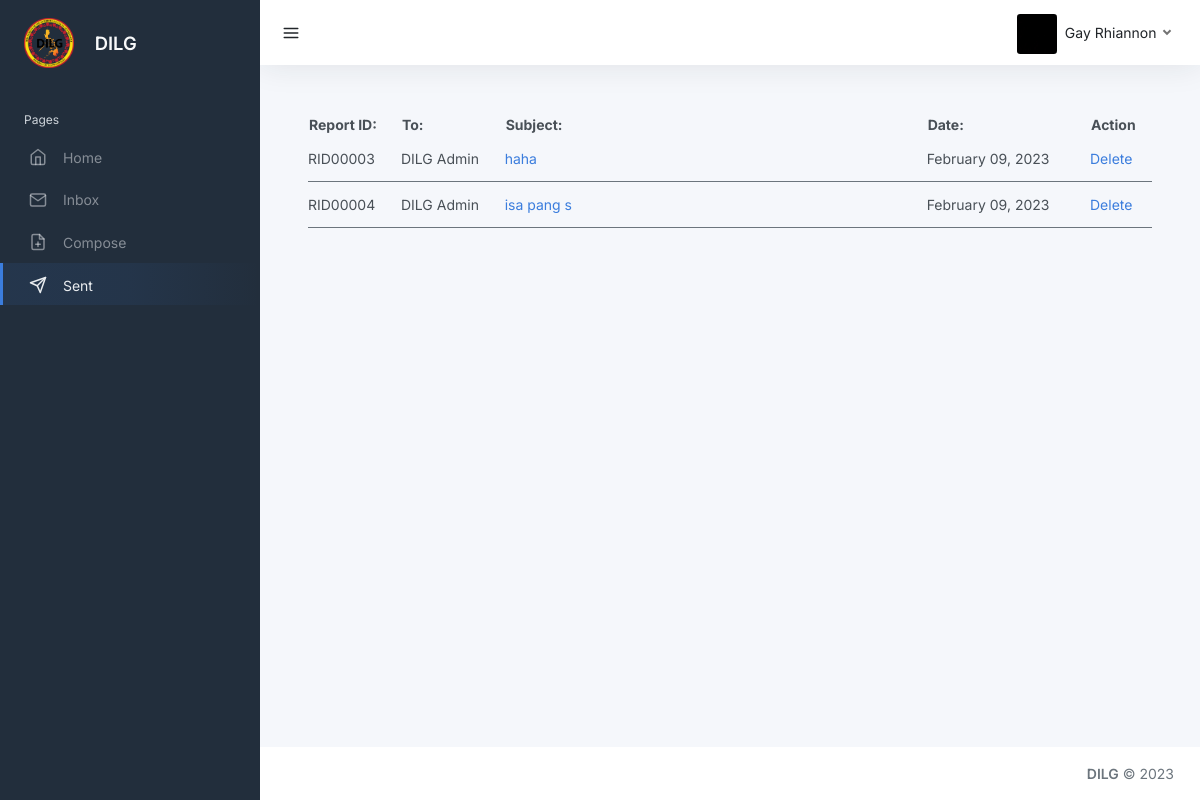
The app's page /users/sent-reports.php (signed in) with its own data.
### tables this page shows
CREATE TABLE `users` (
  `id` int(11) NOT NULL,
  `user_type` int(50) NOT NULL,
  `email` varchar(50) NOT NULL,
  `email_status` int(11) NOT NULL,
  `password` varchar(255) NOT NULL,
  `first_name` varchar(50) NOT NULL,
  `middle_name` varchar(50) NOT NULL,
  `last_name` varchar(50) NOT NULL,
  `date_of_birth` date NOT NULL,
  `barangay` varchar(50) NOT NULL,
  `v_token` varchar(255) NOT NULL,
  `image` blob NOT NULL,
  `date_time_created` datetime NOT NULL,
  `date_time_updated` datetime NOT NULL
);

CREATE TABLE `sent` (
  `id` int(11) NOT NULL,
  `report_id` varchar(50) NOT NULL,
  `to_user` varchar(50) NOT NULL,
  `from_user` varchar(50) NOT NULL,
  `subject` varchar(50) NOT NULL,
  `opr` varchar(100) NOT NULL,
  `message` longtext NOT NULL,
  `duration` varchar(50) NOT NULL,
  `status` int(225) NOT NULL,
  `pdf_files` blob NOT NULL,
  `notif_status` int(11) NOT NULL,
  `date_start` datetime NOT NULL,
  `date_end` datetime NOT NULL,
  `deadline` int(11) NOT NULL,
  `date_time_acknowledge` varchar(100) NOT NULL,
  `date_created` date NOT NULL,
  `time_created` time NOT NULL,
  `date_updated` date NOT NULL,
  `time_updated` time NOT NULL
);

### users/sent-reports.php (the view, shortened to what this page needs)
<?php
include('../connection.php');
$email = $_SESSION['email'];
?>
<!DOCTYPE html>
<html lang="en">
<head>
	<link href="../src/css/template-2.css" rel="stylesheet">
	<link href="../src/css/preloader.css" rel="stylesheet">
</head>
<body>
	<div class="wrapper">
		<nav id="sidebar" class="sidebar js-sidebar">
			<div class="sidebar-content js-simplebar">
				<a class="sidebar-brand" href="index.html">
          <img src="../src/img/dilg.png" height="50" alt="">
          <span class="ms-3 align-middle">DILG</span>
        </a>
				<ul class="sidebar-nav">
					<li class="sidebar-header">
						Pages
					</li>
					<li class="sidebar-item">
						<a class="sidebar-link" href="home.php">
              <i class="align-middle" data-feather="home"></i> <span class="align-middle">Home</span>
            </a>
					</li>
					<li class="sidebar-item">
						<a class="sidebar-link" href="view-report.php">
              <i class="align-middle" data-feather="mail"></i> <span class="align-middle">Inbox</span>
            </a>
					</li>
					<li class="sidebar-item">
						<a class="sidebar-link" href="add-report.php">
              <i class="align-middle" data-feather="file-plus"></i> <span class="align-middle">Compose</span>
            </a>
					</li>
					<li class="sidebar-item active">
						<a class="sidebar-link" href="sent-reports.php">
              <i class="align-middle" data-feather="send"></i> <span class="align-middle">Sent</span>
            </a>
					</li>
				</ul>
			</div>
		</nav>
		<div class="main">
			<nav class="navbar navbar-expand navbar-light navbar-bg">
				<a class="sidebar-toggle js-sidebar-toggle">
                    <i class="align-self-center text-dark" data-feather="menu"></i>
                </a>
				<div class="navbar-collapse collapse">
					<ul class="navbar-nav navbar-align">
						<li class="nav-item dropdown">
							<?php
							$query_image = "SELECT first_name, last_name, image FROM users WHERE email = '$email'";
							$run_image = mysqli_query($conn,$query_image);
							if(mysqli_num_rows($run_image) > 0) {
							foreach($run_image as $row_image){
								?>
								<a class="nav-link dropdown-toggle d-none d-sm-inline-block" href="#" data-bs-toggle="dropdown">
								  <img src="<?php echo "../admin/admins/" . $row_image['image']?>" alt="user" class="avatar img-fluid rounded me-1"/> <span class="text-dark"><?= $row_image['first_name'] .' '. $row_image['last_name'] ?></span>
								</a>
								<?php
							}
							}
							?>
						</li>
					</ul>
				</div>
			</nav>
			<main class="content">
				<div class="container-fluid p-0">
					<div class="row">
						<div class="col-xl-12 col-xxl-12 d-flex">
							<div class="w-100">
								<div class="row">
									<div class="col-lg-12">
										<table class="w-100">
											<thead>
												<tr>
													<th>Report ID:</th>
													<th>To:</th>
													<th>Subject:</th>
													<th>Date:</th>
													<th>Action</th>
												</tr>
											</thead>
											<tbody id="result_sent">
												<?php
												$query_sent_reports = "SELECT * FROM sent WHERE to_user ='1'";
												$run_reports = mysqli_query($conn, $query_sent_reports);
												if (mysqli_num_rows($run_reports) > 0) {
													foreach ($run_reports as $row) {
												?>
														<tr class="border-bottom border-secondary">
															<td><?php echo $row['report_id'] ?></td>
															<td>
																<?php
																	if($row['to_user'] == '1'){
																		echo "DILG Admin";
																	}
																?>
															</td>
															<td style="width: 50%;"><a href="view-single-report.php?report_id=<?php echo $row['report_id'] ?>"><?php echo $row['subject'] ?></a></td>
															<td>
																<?php
																$date = date_create($row['date_created']);
																echo date_format($date, "F d, Y");
																?>
															</td>
															<td><a href="delete-sent.php?report_id=<?php echo $row['report_id'] ?>">Delete</a></td>
														</tr>
												<?php
													}
												}
												?>
											</tbody>
										</table>
									</div>
								</div>
							</div>
						</div>
					</div>
				</div>
			</main>
			<footer class="footer">
				<div class="container-fluid">
					<div class="row text-muted">
						<div class="col-12 text-end">
							<p class="mb-0 text-muted">
								<strong>DILG</strong> &copy; 2023
							</p>
						</div>
					</div>
				</div>
			</footer>
		</div>
	</div>
</body>
</html>

### users/sent-reports.php (style rules this page uses)
td { padding: 12px 0; }

### records on screen
users: image (picture), first_name "Gay", last_name "Rhiannon"
sent: report "RID00003", to_user "DILG Admin", subject "haha", date_created "February 09, 2023"
sent: report "RID00004", to_user "DILG Admin", subject "isa pang s", date_created "February 09, 2023"
